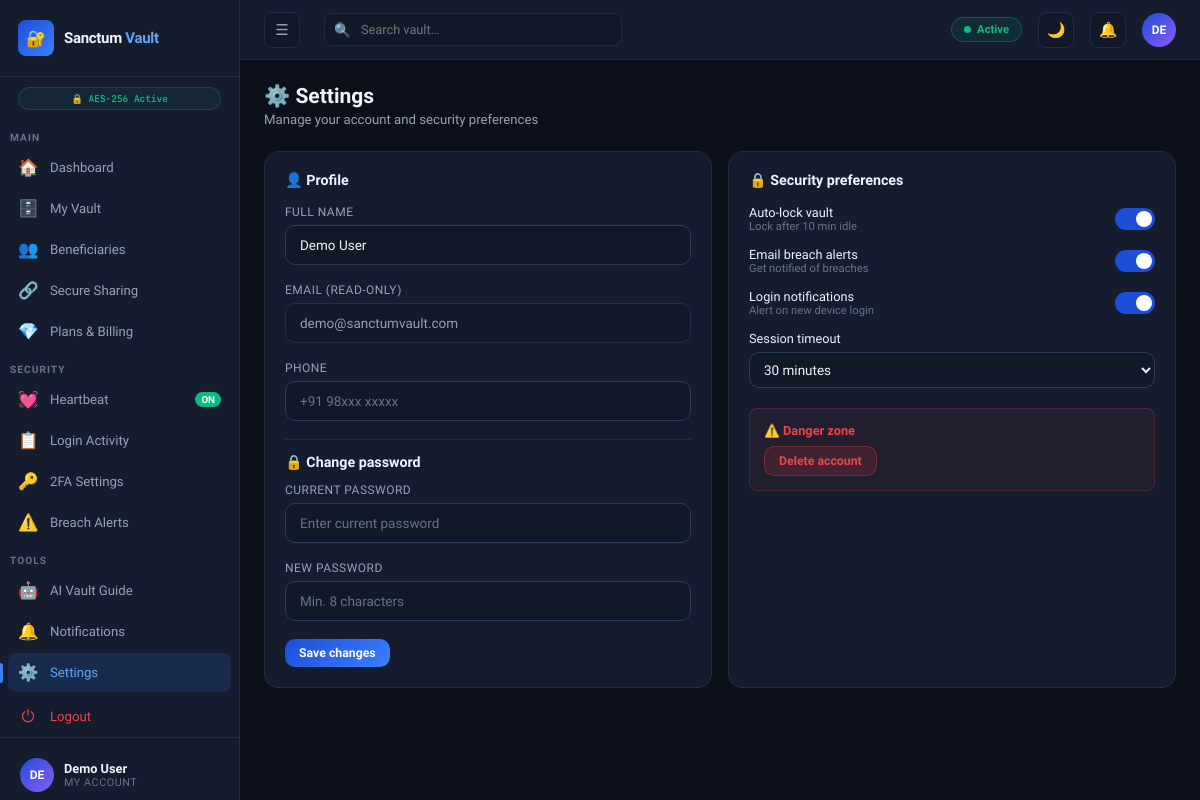
The page /settings (signed in) on the database its author committed.
### sanctum-vault/database.py (models this page shows, shortened)
class User(db.Model):
    __tablename__ = 'users'
    id            = db.Column(db.Integer, primary_key=True)
    name          = db.Column(db.String(100), nullable=False)
    email         = db.Column(db.String(200), unique=True, nullable=False)
    password      = db.Column(db.String(300), nullable=False)
    phone         = db.Column(db.String(30),  default='')
    role          = db.Column(db.String(20),  default='user')   # user | admin
    plan          = db.Column(db.String(30),  default='free')   # free | pro | enterprise
    is_active     = db.Column(db.Boolean,     default=True)
    last_login    = db.Column(db.DateTime,    nullable=True)
    heartbeat_interval = db.Column(db.Integer, default=30)      # days
    created_at    = db.Column(db.DateTime,    default=datetime.utcnow)
    totp_secret      = db.Column(db.String(64),  nullable=True)   # TOTP secret (base32)
    totp_enabled     = db.Column(db.Boolean,     default=False)
    sms_enabled      = db.Column(db.Boolean,     default=False)
    sms_code         = db.Column(db.String(10),  nullable=True)   # current OTP sent via SMS
    sms_code_expiry  = db.Column(db.DateTime,    nullable=True)
    hw_key_enabled   = db.Column(db.Boolean,     default=False)
    hw_key_name      = db.Column(db.String(100), nullable=True)   # e.g. "YubiKey 5"
    hw_key_id        = db.Column(db.String(200), nullable=True)   # simulated credential id
    backup_codes     = db.Column(db.Text,        nullable=True)   # JSON list of hashed codes
    backup_codes_generated_at = db.Column(db.DateTime, nullable=True)
    vault_items   = db.relationship('VaultItem',   backref='user', lazy=True)
    beneficiaries = db.relationship('Beneficiary', backref='user', lazy=True)
    share_links   = db.relationship('ShareLink',   backref='user', lazy=True)
    activity_logs = db.relationship('ActivityLog', backref='user', lazy=True)
    notifications = db.relationship('Notification',backref='user', lazy=True)
    payments      = db.relationship('Payment',     backref='user', lazy=True)

### sanctum-vault/app.py (the view, shortened to what this page needs)
@app.route('/settings', methods=['GET','POST'])
@login_required
def settings():
    user = User.query.get(session['user_id'])
    return render_template('settings.html', user=user)

### sanctum-vault/app.py (called while the page is built)
def login_required(f):
    from functools import wraps
    @wraps(f)
    def decorated(*args, **kwargs):
        if 'user_id' not in session:
            return redirect(url_for('login'))
        return f(*args, **kwargs)
    return decorated

### sanctum-vault/templates/settings.html (shortened to what this page needs)
{% extends "app_shell.html" %}
{% set active_page = 'settings' %}
{% block content %}
<div class="page-header">
  <h1>⚙️ Settings</h1>
  <p>Manage your account and security preferences</p>
</div>
<div class="grid-2">
  <div class="card">
    <div class="card-title" style="margin-bottom:16px">👤 Profile</div>
    <form method="POST">
      <div class="form-group">
        <label class="form-label">Full name</label>
        <input class="form-input" type="text" name="name" value="{{ user.name }}"/>
      </div>
      <div class="form-group">
        <label class="form-label">Email (read-only)</label>
        <input class="form-input" type="email" value="{{ user.email }}" readonly style="opacity:.6"/>
      </div>
      <div class="form-group">
        <label class="form-label">Phone</label>
        <input class="form-input" type="tel" name="phone" value="{{ user.phone or '' }}" placeholder="+91 98xxx xxxxx"/>
      </div>
      <div style="border-top:1px solid var(--border);padding-top:14px;margin-top:4px">
        <div class="card-title" style="margin-bottom:12px">🔒 Change password</div>
        <div class="form-group">
          <label class="form-label">Current password</label>
          <input class="form-input" type="password" name="current_password" placeholder="Enter current password"/>
        </div>
        <div class="form-group">
          <label class="form-label">New password</label>
          <input class="form-input" type="password" name="new_password" placeholder="Min. 8 characters"/>
        </div>
      </div>
      <button class="btn btn-primary btn-sm" type="submit">Save changes</button>
    </form>
  </div>
  <div class="card">
    <div class="card-title" style="margin-bottom:16px">🔒 Security preferences</div>
    <div style="display:flex;flex-direction:column;gap:14px">
      <div style="display:flex;justify-content:space-between;align-items:center">
        <div><div style="font-size:.85rem;font-weight:500">Auto-lock vault</div><div style="font-size:.75rem;color:var(--text3)">Lock after 10 min idle</div></div>
        <label class="toggle"><input type="checkbox" checked/><div class="toggle-track"></div><div class="toggle-thumb"></div></label>
      </div>
      <div style="display:flex;justify-content:space-between;align-items:center">
        <div><div style="font-size:.85rem;font-weight:500">Email breach alerts</div><div style="font-size:.75rem;color:var(--text3)">Get notified of breaches</div></div>
        <label class="toggle"><input type="checkbox" checked/><div class="toggle-track"></div><div class="toggle-thumb"></div></label>
      </div>
      <div style="display:flex;justify-content:space-between;align-items:center">
        <div><div style="font-size:.85rem;font-weight:500">Login notifications</div><div style="font-size:.75rem;color:var(--text3)">Alert on new device login</div></div>
        <label class="toggle"><input type="checkbox" checked/><div class="toggle-track"></div><div class="toggle-thumb"></div></label>
      </div>
      <div>
        <div style="font-size:.85rem;font-weight:500;margin-bottom:6px">Session timeout</div>
        <select class="form-input" style="height:36px;padding:6px 10px">
          <option selected>30 minutes</option>
        </select>
      </div>
    </div>
    <div style="margin-top:20px;padding:14px;background:rgba(239,68,68,.06);border:1px solid rgba(239,68,68,.2);border-radius:8px">
      <div style="font-size:.85rem;font-weight:600;color:var(--red);margin-bottom:8px">⚠️ Danger zone</div>
      <button class="btn btn-danger btn-sm" onclick="return confirm('Delete your account? This cannot be undone.')">Delete account</button>
    </div>
  </div>
</div>
{% endblock %}

### sanctum-vault/templates/app_shell.html (shortened to what this page needs)
{% extends "base.html" %}
{% block body %}
<div class="app-shell">
  <aside class="sidebar" id="sidebar">
    <div class="sidebar-logo">
      <div class="logo-icon">🔐</div>
      <div class="logo-name">Sanctum <span>Vault</span></div>
    </div>
    <div style="padding:6px 10px;margin:4px 8px">
      <span class="enc-badge" style="font-size:.63rem;width:100%;justify-content:center">🔒 AES-256 Active</span>
    </div>
    <div class="sidebar-section">Main</div>
    <a class="nav-item {% if active_page=='dashboard' %}active{% endif %}" href="{{ url_for('dashboard') }}"><span class="nav-icon">🏠</span><span>Dashboard</span></a>
    <a class="nav-item {% if active_page=='vault' %}active{% endif %}"     href="{{ url_for('vault') }}"><span class="nav-icon">🗄️</span><span>My Vault</span></a>
    <a class="nav-item {% if active_page=='beneficiaries' %}active{% endif %}" href="{{ url_for('beneficiaries') }}"><span class="nav-icon">👥</span><span>Beneficiaries</span></a>
    <a class="nav-item {% if active_page=='sharing' %}active{% endif %}"   href="{{ url_for('sharing') }}"><span class="nav-icon">🔗</span><span>Secure Sharing</span></a>
    <a class="nav-item {% if active_page=='plans' %}active{% endif %}"     href="{{ url_for('plans') }}"><span class="nav-icon">💎</span><span>Plans &amp; Billing</span></a>
    <div class="sidebar-section">Security</div>
    <a class="nav-item {% if active_page=='heartbeat' %}active{% endif %}" href="{{ url_for('heartbeat') }}"><span class="nav-icon">💓</span><span>Heartbeat</span><span class="nav-badge green">ON</span></a>
    <a class="nav-item {% if active_page=='activity' %}active{% endif %}"  href="{{ url_for('activity') }}"><span class="nav-icon">📋</span><span>Login Activity</span></a>
    <a class="nav-item {% if active_page=='2fa' %}active{% endif %}"       href="{{ url_for('twofa_settings') }}"><span class="nav-icon">🔑</span><span>2FA Settings</span></a>
    <a class="nav-item {% if active_page=='breach' %}active{% endif %}"    href="{{ url_for('breach') }}"><span class="nav-icon">⚠️</span><span>Breach Alerts</span><span class="nav-badge breach-badge" style="display:none">0</span></a>
    <div class="sidebar-section">Tools</div>
    <a class="nav-item {% if active_page=='ai' %}active{% endif %}"            href="{{ url_for('ai_guide') }}"><span class="nav-icon">🤖</span><span>AI Vault Guide</span></a>
    <a class="nav-item " href="{{ url_for('notifications') }}"><span class="nav-icon">🔔</span><span>Notifications</span></a>
    <a class="nav-item {% if active_page=='settings' %}active{% endif %}"      href="{{ url_for('settings') }}"><span class="nav-icon">⚙️</span><span>Settings</span></a>
    <a class="nav-item nav-logout" href="{{ url_for('logout') }}"><span class="nav-icon">⏻</span><span>Logout</span></a>
    <div class="sidebar-footer">
      <div class="user-card">
        <div class="avatar">{{ session.user_name[:2]|upper }}</div>
        <div class="user-info">
          <div class="user-name">{{ session.user_name }}</div>
          <div class="user-role">My Account</div>
        </div>
      </div>
    </div>
  </aside>
  <div class="main">
    <div class="topbar">
      <button class="btn-icon" onclick="toggleSidebar()" style="margin-right:8px">☰</button>
      <div class="topbar-search"><span class="s-icon">🔍</span><input type="text" placeholder="Search vault…"/></div>
      <div class="heartbeat-pill"><span class="pulse-dot"></span> Active</div>
      <button class="btn-icon theme-toggle-btn" onclick="toggleTheme()" title="Toggle theme" id="theme-btn">🌙</button>
      <a href="{{ url_for('notifications') }}" class="notif-btn">🔔<div class="notif-dot notif-indicator" style="display:none"></div></a>
      <div class="avatar" style="cursor:pointer" onclick="window.location='{{ url_for('settings') }}'">{{ session.user_name[:2]|upper }}</div>
    </div>
    <div class="content">
      {% block content %}{% endblock %}
    </div>
  </div>
</div>
{% endblock %}

### rows shown on the page
User: user_name "Demo User", name "Demo User", email "demo@sanctumvault.com"

### other values the page prints
{{ session.user_name[:2]|upper }} "DE"
